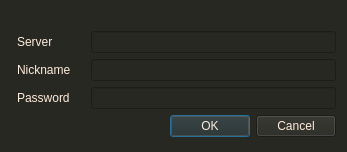
<?xml version="1.0" encoding="UTF-8"?>
<ui version="4.0">
  <class>Dialog</class>
  <widget class="QDialog" name="Dialog">
    <property name="geometry">
      <rect>
        <x>0</x>
        <y>0</y>
        <width>347</width>
        <height>152</height>
      </rect>
    </property>
    <property name="windowTitle">
      <string>Dialog</string>
    </property>
    <property name="styleSheet">
      <string notr="true">background-color : #272822;
      font: 75 15pt &quot;monospace&quot;;
      color : #FEEDDC;</string>
    </property>
    <layout class="QFormLayout" name="formLayout">
      <item row="3" column="1">
        <widget class="QDialogButtonBox" name="buttonBox">
          <property name="enabled">
            <bool>true</bool>
          </property>
          <property name="inputMethodHints">
            <set>Qt::ImhHiddenText|Qt::ImhSensitiveData</set>
          </property>
          <property name="orientation">
            <enum>Qt::Horizontal</enum>
          </property>
          <property name="standardButtons">
            <set>QDialogButtonBox::Cancel|QDialogButtonBox::Ok</set>
          </property>
        </widget>
      </item>
      <item row="1" column="1">
        <layout class="QGridLayout" name="gridLayout">
          <property name="horizontalSpacing">
            <number>20</number>
          </property>
          <item row="1" column="1">
            <widget class="QLineEdit" name="server"/>
          </item>
          <item row="1" column="0">
            <widget class="QLabel" name="server_label">
              <property name="text">
                <string>Server</string>
              </property>
            </widget>
          </item>
          <item row="2" column="1">
            <widget class="QLineEdit" name="nickname"/>
          </item>
          <item row="2" column="0">
            <widget class="QLabel" name="label">
              <property name="text">
                <string>Nickname</string>
              </property>
            </widget>
          </item>
          <item row="3" column="0">
            <widget class="QLabel" name="label_2">
              <property name="text">
                <string>Password</string>
              </property>
            </widget>
          </item>
          <item row="3" column="1">
            <widget class="QLineEdit" name="password">
              <property name="inputMethodHints">
                <set>Qt::ImhHiddenText|Qt::ImhNoAutoUppercase|Qt::ImhNoPredictiveText|Qt::ImhSensitiveData</set>
              </property>
              <property name="text">
                <string/>
              </property>
              <property name="echoMode">
                <enum>QLineEdit::Password</enum>
              </property>
              <property name="clearButtonEnabled">
                <bool>false</bool>
              </property>
            </widget>
          </item>
        </layout>
      </item>
      <item row="0" column="1">
        <widget class="QLabel" name="error">
          <property name="styleSheet">
            <string notr="true">color : #FF0000;</string>
          </property>
          <property name="text">
            <string/>
          </property>
        </widget>
      </item>
    </layout>
  </widget>
  <resources/>
  <connections>
    <connection>
      <sender>buttonBox</sender>
      <signal>accepted()</signal>
      <receiver>Dialog</receiver>
      <slot>accept()</slot>
      <hints>
        <hint type="sourcelabel">
          <x>248</x>
          <y>254</y>
        </hint>
        <hint type="destinationlabel">
          <x>157</x>
          <y>274</y>
        </hint>
      </hints>
    </connection>
    <connection>
      <sender>buttonBox</sender>
      <signal>rejected()</signal>
      <receiver>Dialog</receiver>
      <slot>reject()</slot>
      <hints>
        <hint type="sourcelabel">
          <x>316</x>
          <y>260</y>
        </hint>
        <hint type="destinationlabel">
          <x>286</x>
          <y>274</y>
        </hint>
      </hints>
    </connection>
  </connections>
</ui>
